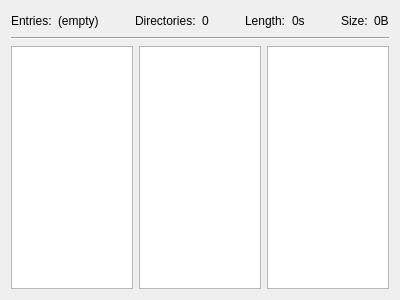
<?xml version="1.0" encoding="UTF-8"?>
<ui version="4.0">
 <class>Dialog</class>
 <widget class="QDialog" name="Dialog">
  <property name="geometry">
   <rect>
    <x>0</x>
    <y>0</y>
    <width>400</width>
    <height>300</height>
   </rect>
  </property>
  <property name="windowTitle">
   <string>Database statistics</string>
  </property>
  <layout class="QGridLayout" name="gridLayout">
   <item row="0" column="0" colspan="3">
    <layout class="QHBoxLayout" name="horizontalLayout">
     <item>
      <layout class="QHBoxLayout" name="horizontalLayout_2">
       <item>
        <widget class="QLabel" name="label">
         <property name="sizePolicy">
          <sizepolicy hsizetype="Maximum" vsizetype="Preferred">
           <horstretch>0</horstretch>
           <verstretch>0</verstretch>
          </sizepolicy>
         </property>
         <property name="text">
          <string>Entries:</string>
         </property>
        </widget>
       </item>
       <item>
        <widget class="QLabel" name="entriesLbl">
         <property name="sizePolicy">
          <sizepolicy hsizetype="Maximum" vsizetype="Preferred">
           <horstretch>0</horstretch>
           <verstretch>0</verstretch>
          </sizepolicy>
         </property>
         <property name="text">
          <string>(empty)</string>
         </property>
        </widget>
       </item>
      </layout>
     </item>
     <item>
      <spacer name="horizontalSpacer">
       <property name="orientation">
        <enum>Qt::Horizontal</enum>
       </property>
       <property name="sizeHint" stdset="0">
        <size>
         <width>1</width>
         <height>20</height>
        </size>
       </property>
      </spacer>
     </item>
     <item>
      <layout class="QHBoxLayout" name="horizontalLayout_3">
       <item>
        <widget class="QLabel" name="label_3">
         <property name="sizePolicy">
          <sizepolicy hsizetype="Maximum" vsizetype="Preferred">
           <horstretch>0</horstretch>
           <verstretch>0</verstretch>
          </sizepolicy>
         </property>
         <property name="text">
          <string>Directories:</string>
         </property>
        </widget>
       </item>
       <item>
        <widget class="QLabel" name="dirsLbl">
         <property name="text">
          <string>0</string>
         </property>
        </widget>
       </item>
      </layout>
     </item>
     <item>
      <spacer name="horizontalSpacer_2">
       <property name="orientation">
        <enum>Qt::Horizontal</enum>
       </property>
       <property name="sizeHint" stdset="0">
        <size>
         <width>1</width>
         <height>20</height>
        </size>
       </property>
      </spacer>
     </item>
     <item>
      <layout class="QHBoxLayout" name="horizontalLayout_4">
       <item>
        <widget class="QLabel" name="label_5">
         <property name="sizePolicy">
          <sizepolicy hsizetype="Maximum" vsizetype="Preferred">
           <horstretch>0</horstretch>
           <verstretch>0</verstretch>
          </sizepolicy>
         </property>
         <property name="text">
          <string>Length:</string>
         </property>
        </widget>
       </item>
       <item>
        <widget class="QLabel" name="lengthLbl">
         <property name="text">
          <string>0s</string>
         </property>
        </widget>
       </item>
      </layout>
     </item>
     <item>
      <spacer name="horizontalSpacer_3">
       <property name="orientation">
        <enum>Qt::Horizontal</enum>
       </property>
       <property name="sizeHint" stdset="0">
        <size>
         <width>1</width>
         <height>20</height>
        </size>
       </property>
      </spacer>
     </item>
     <item>
      <layout class="QHBoxLayout" name="horizontalLayout_5">
       <item>
        <widget class="QLabel" name="label_2">
         <property name="sizePolicy">
          <sizepolicy hsizetype="Maximum" vsizetype="Preferred">
           <horstretch>0</horstretch>
           <verstretch>0</verstretch>
          </sizepolicy>
         </property>
         <property name="text">
          <string>Size:</string>
         </property>
        </widget>
       </item>
      </layout>
     </item>
     <item>
      <widget class="QLabel" name="sizeLbl">
       <property name="sizePolicy">
        <sizepolicy hsizetype="Maximum" vsizetype="Preferred">
         <horstretch>0</horstretch>
         <verstretch>0</verstretch>
        </sizepolicy>
       </property>
       <property name="text">
        <string>0B</string>
       </property>
      </widget>
     </item>
    </layout>
   </item>
   <item row="2" column="2">
    <widget class="QTableView" name="channelsTable">
     <property name="sortingEnabled">
      <bool>true</bool>
     </property>
     <attribute name="horizontalHeaderHighlightSections">
      <bool>false</bool>
     </attribute>
     <attribute name="verticalHeaderVisible">
      <bool>false</bool>
     </attribute>
     <attribute name="verticalHeaderHighlightSections">
      <bool>false</bool>
     </attribute>
    </widget>
   </item>
   <item row="2" column="0">
    <widget class="QTableView" name="formatsTable">
     <property name="editTriggers">
      <set>QAbstractItemView::NoEditTriggers</set>
     </property>
     <property name="sortingEnabled">
      <bool>true</bool>
     </property>
     <attribute name="horizontalHeaderHighlightSections">
      <bool>false</bool>
     </attribute>
     <attribute name="verticalHeaderVisible">
      <bool>false</bool>
     </attribute>
     <attribute name="verticalHeaderHighlightSections">
      <bool>false</bool>
     </attribute>
    </widget>
   </item>
   <item row="2" column="1">
    <widget class="QTableView" name="sampleRatesTable">
     <property name="sortingEnabled">
      <bool>true</bool>
     </property>
     <attribute name="horizontalHeaderHighlightSections">
      <bool>false</bool>
     </attribute>
     <attribute name="verticalHeaderVisible">
      <bool>false</bool>
     </attribute>
     <attribute name="verticalHeaderHighlightSections">
      <bool>false</bool>
     </attribute>
    </widget>
   </item>
   <item row="1" column="0" colspan="3">
    <widget class="Line" name="line">
     <property name="orientation">
      <enum>Qt::Horizontal</enum>
     </property>
    </widget>
   </item>
  </layout>
 </widget>
 <resources/>
 <connections/>
</ui>
